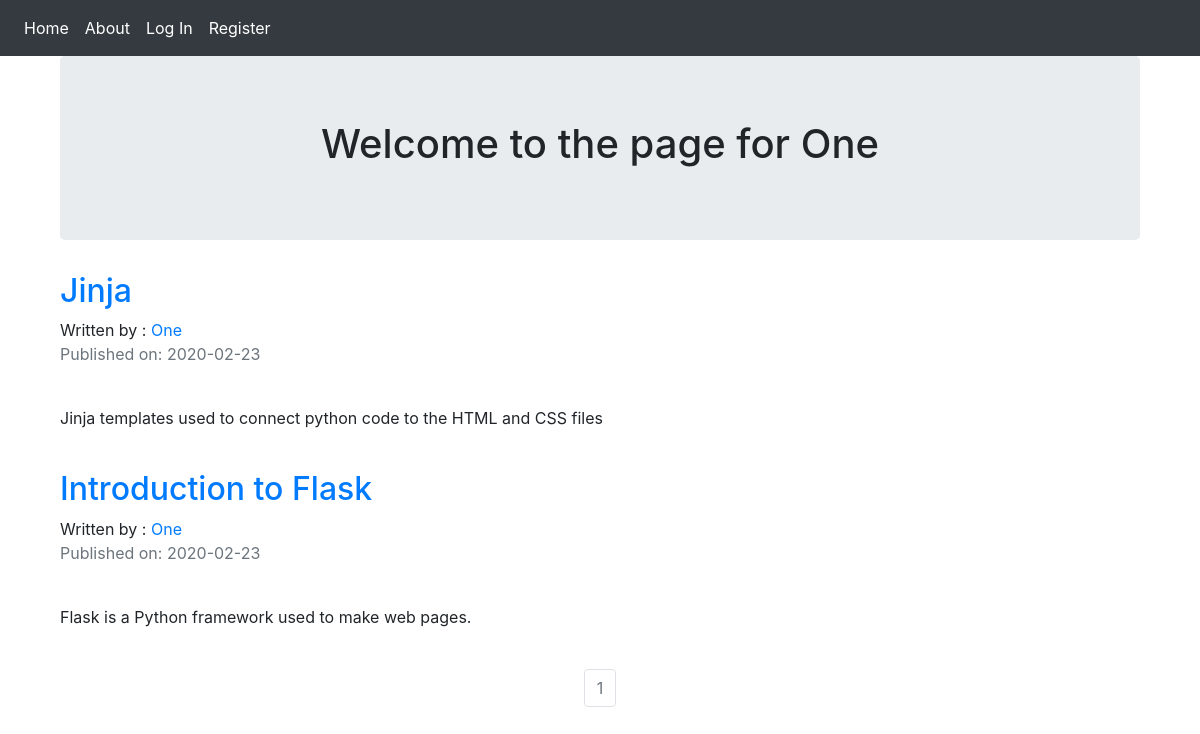
/One, run on the app's committed database.
### myproject/modules.py (models this page shows, shortened)
class User(db.Model,UserMixin):
    __tablename__ = 'users'
    id = db.Column(db.Integer,primary_key=True)
    profile_image = db.Column(db.String(64),nullable=False,default='default_profile.jpg')
    email = db.Column(db.String(64),unique=True,index=True)
    username = db.Column(db.String(64),unique=True,index=True)
    password_hash = db.Column(db.String(128))
    posts = db.relationship('BlogPost',backref='author',lazy=True)

class BlogPost(db.Model):
    users = db.relationship(User)
    id = db.Column(db.Integer,primary_key=True)
    user_id = db.Column(db.Integer,db.ForeignKey('users.id'),nullable=False)
    date = db.Column(db.DateTime,nullable=False,default=datetime.utcnow)
    title = db.Column(db.String(140),nullable=False)
    text = db.Column(db.Text,nullable=False)

### myproject/users/views.py (the view)
@users.route("/<username>")
def user_posts(username):
    page = request.args.get('page',1,type=int)
    user = User.query.filter_by(username=username).first_or_404()
    blog_posts = BlogPost.query.filter_by(author=user).order_by(BlogPost.date.desc()).paginate(page=page,per_page=5)
    return render_template('user_blog_posts.html',blog_posts=blog_posts,user=user)

### myproject/templates/user_blog_posts.html
{% extends 'base.html' %}
{% block content %}
<div class="container">
  <div class="jumbotron">
    <div align= "center">
      <h1>Welcome to the page for {{user.username}}</h1>
  </div>
</div>
{% for post in blog_posts.items %}
  <h2><a href="{{url_for('blog_posts.blog_post',blog_post_id = post.id)}}">{{post.title}}</a></h2>
  Written by : <a href="url_for('users.user_posts',username = post.author.username)">{{post.author.username}}</a>
  <p class="text-muted"> Published on: {{post.date.strftime('%Y-%m-%d')}}</p>
  <br>
  <p>{{post.text}}</p>
  <br>
{% endfor %}
</div>
<nav aria-label= 'Page Navigation example'>
  <ul class="pagination justify-content-center">
    {% for page_num in blog_posts.iter_pages(left_edge = 1, right_edge=1, left_current=1, right_current=2)%}
      {% if blog_posts.page == page_num %}
        <li class="page-item disabled">
          <a class="page-link" href="{{url_for('users.user_posts', username=user.username, page=page_num)}}">{{page_num}}</a>
        </li>
      {% else %}
      <li class="page-item ">
        <a class="page-link" href="{{url_for('users.user_posts', username=user.username, page=page_num)}}">{{page_num}}</a>
      </li>
      {% endif %}
    {% endfor %}
  </ul>
</nav>
{% endblock %}

### data on the page
User: username "One"
BlogPost: title "Jinja", author.username "One", date "2020-02-23", text "Jinja templates used to connect python code to the HTML and CSS files"
BlogPost: title "Introduction to Flask", author.username "One", date "2020-02-23", text "Flask is a Python framework used to make web pages."

### other printed values
{{ page_num }} "1"
